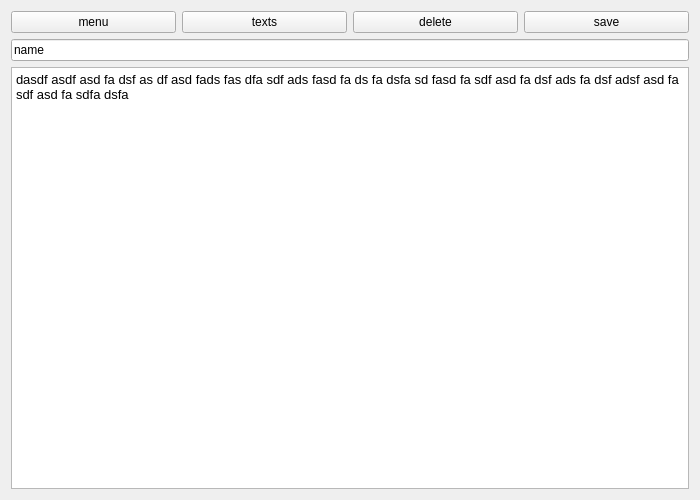
<?xml version="1.0" encoding="UTF-8"?>
<ui version="4.0">
 <class>Form</class>
 <widget class="QWidget" name="Form">
  <property name="geometry">
   <rect>
    <x>0</x>
    <y>0</y>
    <width>700</width>
    <height>500</height>
   </rect>
  </property>
  <property name="windowTitle">
   <string>Form</string>
  </property>
  <layout class="QVBoxLayout" name="verticalLayout">
   <item>
    <layout class="QHBoxLayout" name="horizontalLayout">
     <item>
      <widget class="QPushButton" name="start_menu_button">
       <property name="text">
        <string>menu</string>
       </property>
      </widget>
     </item>
     <item>
      <widget class="QPushButton" name="texts_button">
       <property name="text">
        <string>texts</string>
       </property>
      </widget>
     </item>
     <item>
      <widget class="QPushButton" name="pushButton_3">
       <property name="text">
        <string>delete</string>
       </property>
      </widget>
     </item>
     <item>
      <widget class="QPushButton" name="pushButton_2">
       <property name="text">
        <string>save</string>
       </property>
      </widget>
     </item>
    </layout>
   </item>
   <item>
    <widget class="QLineEdit" name="lineEdit">
     <property name="text">
      <string>name</string>
     </property>
    </widget>
   </item>
   <item>
    <widget class="QTextEdit" name="textEdit">
     <property name="html">
      <string>&lt;!DOCTYPE HTML PUBLIC &quot;-//W3C//DTD HTML 4.0//EN&quot; &quot;http://www.w3.org/TR/REC-html40/strict.dtd&quot;&gt;
&lt;html&gt;&lt;head&gt;&lt;meta name=&quot;qrichtext&quot; content=&quot;1&quot; /&gt;&lt;style type=&quot;text/css&quot;&gt;
p, li { white-space: pre-wrap; }
&lt;/style&gt;&lt;/head&gt;&lt;body style=&quot; font-family:'Ubuntu'; font-size:10pt; font-weight:400; font-style:normal;&quot;&gt;
&lt;p style=&quot; margin-top:0px; margin-bottom:0px; margin-left:0px; margin-right:0px; -qt-block-indent:0; text-indent:0px;&quot;&gt;dasdf asdf asd fa dsf as df asd fads fas dfa sdf ads fasd fa ds fa dsfa sd fasd fa sdf asd fa dsf ads fa dsf adsf asd fa sdf asd fa sdfa dsfa&lt;/p&gt;&lt;/body&gt;&lt;/html&gt;</string>
     </property>
    </widget>
   </item>
  </layout>
 </widget>
 <resources/>
 <connections/>
</ui>
